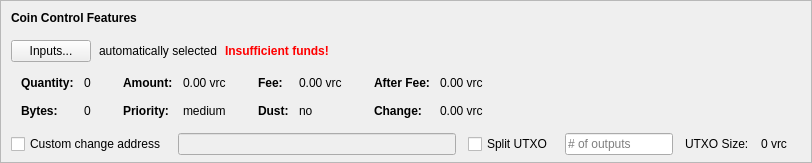
    <widget class="QFrame" name="frameCoinControl">
     <property name="sizePolicy">
      <sizepolicy hsizetype="Expanding" vsizetype="Expanding">
       <horstretch>0</horstretch>
       <verstretch>0</verstretch>
      </sizepolicy>
     </property>
     <property name="maximumSize">
      <size>
       <width>16777215</width>
       <height>16777215</height>
      </size>
     </property>
     <property name="frameShape">
      <enum>QFrame::StyledPanel</enum>
     </property>
     <property name="frameShadow">
      <enum>QFrame::Sunken</enum>
     </property>
     <layout class="QVBoxLayout" name="verticalLayoutCoinControl2">
      <property name="spacing">
       <number>0</number>
      </property>
      <property name="leftMargin">
       <number>0</number>
      </property>
      <property name="topMargin">
       <number>0</number>
      </property>
      <property name="rightMargin">
       <number>0</number>
      </property>
      <property name="bottomMargin">
       <number>6</number>
      </property>
      <item>
       <layout class="QVBoxLayout" name="verticalLayoutCoinControl" stretch="0,0,0,0,1">
        <property name="spacing">
         <number>0</number>
        </property>
        <property name="leftMargin">
         <number>10</number>
        </property>
        <property name="topMargin">
         <number>10</number>
        </property>
        <item>
         <layout class="QHBoxLayout" name="horizontalLayoutCoinControl1">
          <property name="bottomMargin">
           <number>15</number>
          </property>
          <item>
           <widget class="QLabel" name="labelCoinControlFeatures">
            <property name="sizePolicy">
             <sizepolicy hsizetype="Preferred" vsizetype="Maximum">
              <horstretch>0</horstretch>
              <verstretch>0</verstretch>
             </sizepolicy>
            </property>
            <property name="font">
             <font>
              <weight>75</weight>
              <bold>true</bold>
             </font>
            </property>
            <property name="styleSheet">
             <string notr="true">font-weight:bold;</string>
            </property>
            <property name="text">
             <string>Coin Control Features</string>
            </property>
           </widget>
          </item>
         </layout>
        </item>
        <item>
         <layout class="QHBoxLayout" name="horizontalLayoutCoinControl2" stretch="0,0,0,0">
          <property name="spacing">
           <number>8</number>
          </property>
          <property name="bottomMargin">
           <number>10</number>
          </property>
          <item>
           <widget class="QPushButton" name="pushButtonCoinControl">
            <property name="styleSheet">
             <string notr="true"/>
            </property>
            <property name="text">
             <string>Inputs...</string>
            </property>
            <property name="autoDefault">
             <bool>false</bool>
            </property>
           </widget>
          </item>
          <item>
           <widget class="QLabel" name="labelCoinControlAutomaticallySelected">
            <property name="text">
             <string>automatically selected</string>
            </property>
            <property name="margin">
             <number>5</number>
            </property>
           </widget>
          </item>
          <item>
           <widget class="QLabel" name="labelCoinControlInsuffFunds">
            <property name="font">
             <font>
              <weight>75</weight>
              <bold>true</bold>
             </font>
            </property>
            <property name="styleSheet">
             <string notr="true">color:red;font-weight:bold;</string>
            </property>
            <property name="text">
             <string>Insufficient funds!</string>
            </property>
            <property name="margin">
             <number>5</number>
            </property>
           </widget>
          </item>
          <item>
           <spacer name="horizontalSpacerCoinControl">
            <property name="orientation">
             <enum>Qt::Horizontal</enum>
            </property>
            <property name="sizeHint" stdset="0">
             <size>
              <width>40</width>
              <height>1</height>
             </size>
            </property>
           </spacer>
          </item>
         </layout>
        </item>
        <item>
         <widget class="QWidget" name="widgetCoinControl" native="true">
          <property name="sizePolicy">
           <sizepolicy hsizetype="Preferred" vsizetype="Preferred">
            <horstretch>0</horstretch>
            <verstretch>0</verstretch>
           </sizepolicy>
          </property>
          <property name="minimumSize">
           <size>
            <width>0</width>
            <height>0</height>
           </size>
          </property>
          <property name="styleSheet">
           <string notr="true"/>
          </property>
          <layout class="QHBoxLayout" name="horizontalLayoutCoinControl5">
           <property name="leftMargin">
            <number>0</number>
           </property>
           <property name="topMargin">
            <number>0</number>
           </property>
           <property name="rightMargin">
            <number>0</number>
           </property>
           <property name="bottomMargin">
            <number>0</number>
           </property>
           <item>
            <layout class="QHBoxLayout" name="horizontalLayoutCoinControl3" stretch="0,0,0,1">
             <property name="spacing">
              <number>20</number>
             </property>
             <property name="topMargin">
              <number>0</number>
             </property>
             <property name="bottomMargin">
              <number>10</number>
             </property>
             <item>
              <layout class="QFormLayout" name="formLayoutCoinControl1">
               <property name="horizontalSpacing">
                <number>10</number>
               </property>
               <property name="verticalSpacing">
                <number>14</number>
               </property>
               <property name="leftMargin">
                <number>10</number>
               </property>
               <property name="topMargin">
                <number>4</number>
               </property>
               <property name="rightMargin">
                <number>6</number>
               </property>
               <item row="0" column="0">
                <widget class="QLabel" name="labelCoinControlQuantityText">
                 <property name="font">
                  <font>
                   <weight>75</weight>
                   <bold>true</bold>
                  </font>
                 </property>
                 <property name="text">
                  <string>Quantity:</string>
                 </property>
                 <property name="margin">
                  <number>0</number>
                 </property>
                </widget>
               </item>
               <item row="0" column="1">
                <widget class="QLabel" name="labelCoinControlQuantity">
                 <property name="cursor">
                  <cursorShape>IBeamCursor</cursorShape>
                 </property>
                 <property name="contextMenuPolicy">
                  <enum>Qt::ActionsContextMenu</enum>
                 </property>
                 <property name="text">
                  <string notr="true">0</string>
                 </property>
                 <property name="margin">
                  <number>0</number>
                 </property>
                 <property name="textInteractionFlags">
                  <set>Qt::LinksAccessibleByMouse|Qt::TextSelectableByKeyboard|Qt::TextSelectableByMouse</set>
                 </property>
                </widget>
               </item>
               <item row="1" column="0">
                <widget class="QLabel" name="labelCoinControlBytesText">
                 <property name="font">
                  <font>
                   <weight>75</weight>
                   <bold>true</bold>
                  </font>
                 </property>
                 <property name="text">
                  <string>Bytes:</string>
                 </property>
                </widget>
               </item>
               <item row="1" column="1">
                <widget class="QLabel" name="labelCoinControlBytes">
                 <property name="cursor">
                  <cursorShape>IBeamCursor</cursorShape>
                 </property>
                 <property name="contextMenuPolicy">
                  <enum>Qt::ActionsContextMenu</enum>
                 </property>
                 <property name="text">
                  <string notr="true">0</string>
                 </property>
                 <property name="textInteractionFlags">
                  <set>Qt::LinksAccessibleByMouse|Qt::TextSelectableByKeyboard|Qt::TextSelectableByMouse</set>
                 </property>
                </widget>
               </item>
              </layout>
             </item>
             <item>
              <layout class="QFormLayout" name="formLayoutCoinControl2">
               <property name="horizontalSpacing">
                <number>10</number>
               </property>
               <property name="verticalSpacing">
                <number>14</number>
               </property>
               <property name="leftMargin">
                <number>6</number>
               </property>
               <property name="topMargin">
                <number>4</number>
               </property>
               <property name="rightMargin">
                <number>6</number>
               </property>
               <item row="0" column="0">
                <widget class="QLabel" name="labelCoinControlAmountText">
                 <property name="font">
                  <font>
                   <weight>75</weight>
                   <bold>true</bold>
                  </font>
                 </property>
                 <property name="text">
                  <string>Amount:</string>
                 </property>
                 <property name="margin">
                  <number>0</number>
                 </property>
                </widget>
               </item>
               <item row="0" column="1">
                <widget class="QLabel" name="labelCoinControlAmount">
                 <property name="cursor">
                  <cursorShape>IBeamCursor</cursorShape>
                 </property>
                 <property name="contextMenuPolicy">
                  <enum>Qt::ActionsContextMenu</enum>
                 </property>
                 <property name="text">
                  <string notr="true">0.00 vrc</string>
                 </property>
                 <property name="textInteractionFlags">
                  <set>Qt::LinksAccessibleByMouse|Qt::TextSelectableByKeyboard|Qt::TextSelectableByMouse</set>
                 </property>
                </widget>
               </item>
               <item row="1" column="0">
                <widget class="QLabel" name="labelCoinControlPriorityText">
                 <property name="font">
                  <font>
                   <weight>75</weight>
                   <bold>true</bold>
                  </font>
                 </property>
                 <property name="text">
                  <string>Priority:</string>
                 </property>
                </widget>
               </item>
               <item row="1" column="1">
                <widget class="QLabel" name="labelCoinControlPriority">
                 <property name="cursor">
                  <cursorShape>IBeamCursor</cursorShape>
                 </property>
                 <property name="contextMenuPolicy">
                  <enum>Qt::ActionsContextMenu</enum>
                 </property>
                 <property name="text">
                  <string>medium</string>
                 </property>
                 <property name="textInteractionFlags">
                  <set>Qt::LinksAccessibleByMouse|Qt::TextSelectableByKeyboard|Qt::TextSelectableByMouse</set>
                 </property>
                </widget>
               </item>
              </layout>
             </item>
             <item>
              <layout class="QFormLayout" name="formLayoutCoinControl3">
               <property name="horizontalSpacing">
                <number>10</number>
               </property>
               <property name="verticalSpacing">
                <number>14</number>
               </property>
               <property name="leftMargin">
                <number>6</number>
               </property>
               <property name="topMargin">
                <number>4</number>
               </property>
               <property name="rightMargin">
                <number>6</number>
               </property>
               <item row="0" column="0">
                <widget class="QLabel" name="labelCoinControlFeeText">
                 <property name="font">
                  <font>
                   <weight>75</weight>
                   <bold>true</bold>
                  </font>
                 </property>
                 <property name="text">
                  <string>Fee:</string>
                 </property>
                 <property name="margin">
                  <number>0</number>
                 </property>
                </widget>
               </item>
               <item row="0" column="1">
                <widget class="QLabel" name="labelCoinControlFee">
                 <property name="cursor">
                  <cursorShape>IBeamCursor</cursorShape>
                 </property>
                 <property name="contextMenuPolicy">
                  <enum>Qt::ActionsContextMenu</enum>
                 </property>
                 <property name="text">
                  <string notr="true">0.00 vrc</string>
                 </property>
                 <property name="textInteractionFlags">
                  <set>Qt::LinksAccessibleByMouse|Qt::TextSelectableByKeyboard|Qt::TextSelectableByMouse</set>
                 </property>
                </widget>
               </item>
               <item row="1" column="0">
                <widget class="QLabel" name="labelCoinControlLowOutputText">
                 <property name="font">
                  <font>
                   <weight>75</weight>
                   <bold>true</bold>
                  </font>
                 </property>
                 <property name="text">
                  <string>Dust:</string>
                 </property>
                </widget>
               </item>
               <item row="1" column="1">
                <widget class="QLabel" name="labelCoinControlLowOutput">
                 <property name="cursor">
                  <cursorShape>IBeamCursor</cursorShape>
                 </property>
                 <property name="contextMenuPolicy">
                  <enum>Qt::ActionsContextMenu</enum>
                 </property>
                 <property name="text">
                  <string>no</string>
                 </property>
                 <property name="textInteractionFlags">
                  <set>Qt::LinksAccessibleByMouse|Qt::TextSelectableByKeyboard|Qt::TextSelectableByMouse</set>
                 </property>
                </widget>
               </item>
              </layout>
             </item>
             <item>
              <layout class="QFormLayout" name="formLayoutCoinControl4">
               <property name="horizontalSpacing">
                <number>10</number>
               </property>
               <property name="verticalSpacing">
                <number>14</number>
               </property>
               <property name="leftMargin">
                <number>6</number>
               </property>
               <property name="topMargin">
                <number>4</number>
               </property>
               <property name="rightMargin">
                <number>6</number>
               </property>
               <item row="0" column="0">
                <widget class="QLabel" name="labelCoinControlAfterFeeText">
                 <property name="font">
                  <font>
                   <weight>75</weight>
                   <bold>true</bold>
                  </font>
                 </property>
                 <property name="text">
                  <string>After Fee:</string>
                 </property>
                 <property name="margin">
                  <number>0</number>
                 </property>
                </widget>
               </item>
               <item row="0" column="1">
                <widget class="QLabel" name="labelCoinControlAfterFee">
                 <property name="cursor">
                  <cursorShape>IBeamCursor</cursorShape>
                 </property>
                 <property name="contextMenuPolicy">
                  <enum>Qt::ActionsContextMenu</enum>
                 </property>
                 <property name="text">
                  <string notr="true">0.00 vrc</string>
                 </property>
                 <property name="textInteractionFlags">
                  <set>Qt::LinksAccessibleByMouse|Qt::TextSelectableByKeyboard|Qt::TextSelectableByMouse</set>
                 </property>
                </widget>
               </item>
               <item row="1" column="0">
                <widget class="QLabel" name="labelCoinControlChangeText">
                 <property name="font">
                  <font>
                   <weight>75</weight>
                   <bold>true</bold>
                  </font>
                 </property>
                 <property name="text">
                  <string>Change:</string>
                 </property>
                </widget>
               </item>
               <item row="1" column="1">
                <widget class="QLabel" name="labelCoinControlChange">
                 <property name="cursor">
                  <cursorShape>IBeamCursor</cursorShape>
                 </property>
                 <property name="contextMenuPolicy">
                  <enum>Qt::ActionsContextMenu</enum>
                 </property>
                 <property name="text">
                  <string notr="true">0.00 vrc</string>
                 </property>
                 <property name="textInteractionFlags">
                  <set>Qt::LinksAccessibleByMouse|Qt::TextSelectableByKeyboard|Qt::TextSelectableByMouse</set>
                 </property>
                </widget>
               </item>
              </layout>
             </item>
            </layout>
           </item>
          </layout>
         </widget>
        </item>
        <item>
         <layout class="QHBoxLayout" name="horizontalLayoutCoinControl4" stretch="0,0,0,0,0,0,0">
          <property name="spacing">
           <number>12</number>
          </property>
          <property name="sizeConstraint">
           <enum>QLayout::SetDefaultConstraint</enum>
          </property>
          <property name="topMargin">
           <number>5</number>
          </property>
          <property name="rightMargin">
           <number>5</number>
          </property>
          <item>
           <widget class="QCheckBox" name="checkBoxCoinControlChange">
            <property name="toolTip">
             <string>If this is activated, but the change address is empty or invalid, change will be sent to a newly generated address.</string>
            </property>
            <property name="text">
             <string>Custom change address</string>
            </property>
           </widget>
          </item>
          <item>
           <widget class="QValidatedLineEdit" name="lineEditCoinControlChange">
            <property name="enabled">
             <bool>false</bool>
            </property>
            <property name="sizePolicy">
             <sizepolicy hsizetype="Expanding" vsizetype="Fixed">
              <horstretch>0</horstretch>
              <verstretch>0</verstretch>
             </sizepolicy>
            </property>
           </widget>
          </item>
          <item>
           <widget class="QCheckBox" name="splitBlockCheckBox">
            <property name="text">
             <string>Split UTXO</string>
            </property>
           </widget>
          </item>
          <item>
           <widget class="QLineEdit" name="splitBlockLineEdit">
            <property name="sizePolicy">
             <sizepolicy hsizetype="Fixed" vsizetype="Fixed">
              <horstretch>50</horstretch>
              <verstretch>0</verstretch>
             </sizepolicy>
            </property>
            <property name="placeholderText">
             <string># of outputs</string>
            </property>
           </widget>
          </item>
          <item>
           <widget class="QLabel" name="labelBlockSizeText">
            <property name="text">
             <string>UTXO Size:</string>
            </property>
           </widget>
          </item>
          <item>
           <widget class="QLabel" name="labelBlockSize">
            <property name="text">
             <string>0 vrc</string>
            </property>
           </widget>
          </item>
          <item>
           <widget class="QLabel" name="labelCoinControlChangeLabel">
            <property name="sizePolicy">
             <sizepolicy hsizetype="Preferred" vsizetype="Expanding">
              <horstretch>0</horstretch>
              <verstretch>0</verstretch>
             </sizepolicy>
            </property>
            <property name="minimumSize">
             <size>
              <width>0</width>
              <height>0</height>
             </size>
            </property>
            <property name="text">
             <string/>
            </property>
            <property name="margin">
             <number>3</number>
            </property>
           </widget>
          </item>
         </layout>
        </item>
        <item>
         <spacer name="verticalSpacerCoinControl">
          <property name="orientation">
           <enum>Qt::Vertical</enum>
          </property>
          <property name="sizeHint" stdset="0">
           <size>
            <width>800</width>
            <height>1</height>
           </size>
          </property>
         </spacer>
        </item>
       </layout>
      </item>
     </layout>
    </widget>
